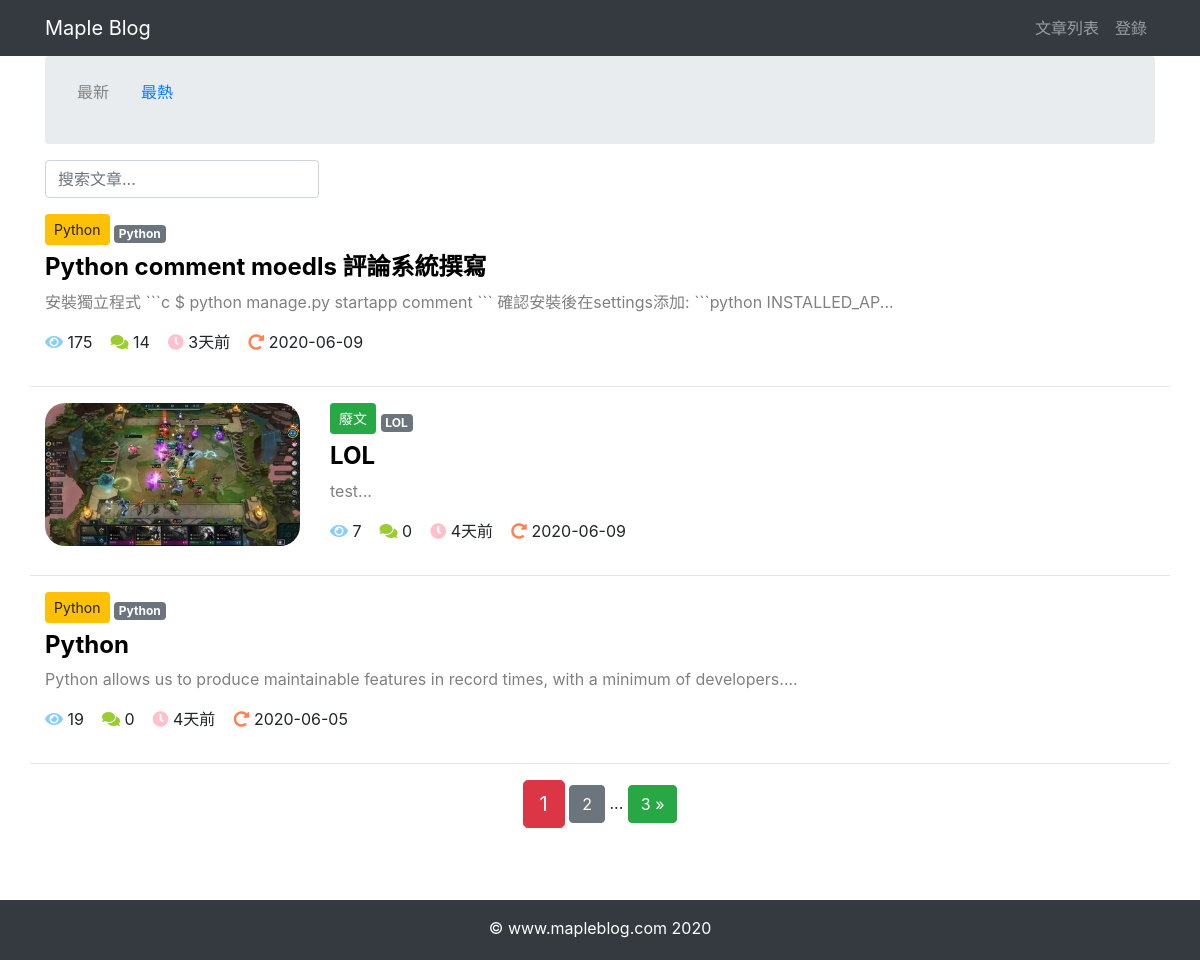
The page / on the database its author committed.
### article/models.py (models this page shows, shortened)
class ArticlePost(models.Model):
    author = models.ForeignKey(User, on_delete=models.CASCADE)
    title = models.CharField(max_length=100)
    body = models.TextField()
    created = models.DateTimeField(default=timezone.now)
    updated = models.DateTimeField(auto_now=True)
    total_views = models.PositiveIntegerField(default=0)
    column = models.ForeignKey(
        ArticleColumn,
        null=True,
        blank=True,
        on_delete=models.CASCADE,
        related_name='article'
    )
    tags = TaggableManager(blank=True)
    avatar = ProcessedImageField(
        upload_to='article/%Y%m%d',
        processors=[ResizeToFit(width=400)],
        blank=True,
        format='JPEG',
        options={'quality': 100},
    )
    likes = models.PositiveIntegerField(default=0)
    class Meta:
        ordering = ('-created',)

class ArticleColumn(models.Model):
    title = models.CharField(max_length=100, blank=True)
    created = models.DateTimeField(default=timezone.now)
    def __str__(self):
        return self.title

### article/views.py (the view)
# urls.py: path('', article_list, name='home'),
def article_list(request):
    search = request.GET.get('search')
    order = request.GET.get('order')
    column = request.GET.get('column')
    tag = request.GET.get('tag')
    article_list = ArticlePost.objects.all()
    if search:
        article_list = article_list.filter(
            Q(title__icontains=search) |
            Q(body__icontains=search)
        )
    else:
        search = ''
    if column is not None and column.isdigit():
        article_list = article_list.filter(column=column)
    if tag and tag != 'None':
        article_list = article_list.filter(tags__name__in=[tag])
    if order == 'total_views':
        article_list = article_list.order_by('-total_views')
    paginator = Paginator(article_list, 3) # 每頁顯示X篇文章
    page = request.GET.get('page') # 獲取url中的頁碼
    articles = paginator.get_page(page) # 將導航對象相應的頁碼內容返回給articles
    context = {
        'articles': articles,
        'order': order,
        'search': search,
        'column': column,
        'tag': tag,
    } # 傳遞給模板，每頁的文章、排序、搜索、欄目、標籤
    return render(request, 'article/list.html', context) # render函數:載入模板，返回context對象

### article/templatetags/my_filters_and_tags.py (called while the page is built)
@register.filter(name='timesince_zh')
def time_since_zh(value):
    now = timezone.now()
    diff = now - value
    if diff.days == 0 and diff.seconds >= 0 and diff.seconds < 60:
        return '剛剛'
    if diff.days == 0 and diff.seconds >= 60 and diff.seconds < 3600:
        return str(math.floor(diff.seconds / 60)) + "分鐘前"
    if diff.days == 0 and diff.seconds >= 3600 and diff.seconds < 86400:
        return str(math.floor(diff.seconds / 3600)) + "小時前"
    if diff.days >= 1 and diff.days < 30:
        return str(diff.days) + "天前"
    if diff.days >= 30 and diff.days < 365:
        return str(math.floor(diff.days / 30)) + "個月前"
    if diff.days >= 365:
        return str(math.floor(diff.days / 365)) + "年前"

### templates/article/list.html (shortened to what this page needs)
{% extends "base.html" %}
{% load static %}
{% load my_filters_and_tags %}
{% block content %}
<div class="container">
    <nav aria-label="breadcrumb">
        <ol class="breadcrumb">
            <li class="breadcrumb">
                {% if order != 'total_views' %}
                    <span style="color: gray"
                        class="">最新
                    </span>
                {% else %}
                    <a href="{% url 'article:article_list' %}?search={{ search }}&column={{ column }}&tag={{ tag }}"
                        class="">最新
                    </a>
                {% endif %}
            </li>
            <li class="breadcrumb">
                {% if order == 'total_views' %}
                    <span style="color: gray"
                        class="">最熱
                    </span>
                {% else %}
                    <a href="{% url 'article:article_list' %}?order=total_views&search={{ search }}&column={{ column }}&tag={{ tag }}"
                        class="">最熱
                    </a>
                {% endif %}
            </li>
        </ol>
    </nav>
    <div class="row">
        <div class="col-auto mr-auto">
            <form class="form-inline" >
                <input type="text"
                    class="form-control mb-2 mr-sm-2"
                    name="search"
                    placeholder="搜索文章..."
                    required
                >
            </form>
        </div>
    </div>
    <div class="row mt-2">
        {% for article in articles %}
            {% if article.avatar %}
                <div class="col-3">
                    <img src="{{ article.avatar.url }}"
                        alt="avatar"
                        style="border-radius: 20px"
                        class="img-fluid"
                    >
                </div>
            {% endif %}
            <div class="col">
                {% if article.column %}
                    <button type="button"
                        class="btn btn-sm mb-2
                            {% if article.column.title == 'Django' %}
                                btn-success
                            {% elif article.column.title == 'Java' %}
                                btn-danger
                            {% elif article.column.title == 'HTML' %}
                                btn-warning
                            {% elif article.column.title == 'Python' %}
                                btn-warning
                            {% elif article.column.title == '廢文' %}
                                btn-success
                            {% endif %}
                        "
                    >
                        {{ article.column }}
                    </button>
                {% endif %}
                <span>
                    {% for tag in article.tags.all %}
                        <a href="{% url 'article:article_list' %}?tag={{ tag }}"
                            class="badge badge-secondary"
                        >
                            {{ tag }}
                        </a>
                    {% endfor %}
                </span>
                <h4>
                    <b>
                        <a href="{% url 'article:article_detail' article.id %}"
                           style="color: black;"
                        >
                            {{ article.title }}
                        </a>
                    </b>
                </h4>
                <div>
                    <p style="color: gray;">
                        {{ article.body|slice:'100' }}...
                    </p>
                </div>
                <p>
                    <span>
                        <i class="fas fa-eye" style="color: lightskyblue;"></i>
                        {{ article.total_views }}&nbsp;&nbsp;&nbsp;
                    </span>
                    <span>
                        <i class="fas fa-comments" style="color: yellowgreen;"></i>
                        {{ article.comments.count }}&nbsp;&nbsp;&nbsp;
                    </span>
                    <span>
                        <i class="fas fa-clock" style="color: rgb(255, 192, 203);"></i>
                        {{ article.created|timesince_zh }}&nbsp;&nbsp;&nbsp;
                    </span>
                    <span>
                        <i class="fas fa-redo-alt" style="color: rgb(255, 128, 82);"></i>
                        {{ article.updated|date:'Y-m-d' }}
                    </span>
                </p>
            </div>
            <hr style="width: 100%;"/>
        {% endfor %}
    </div>
        <div class="pagination row">
            <div class="m-auto">
                <span class="step-links">
                <span class="current btn btn-danger btn-lg">
                    {{ articles.number }}
                </span>
                {% if articles.has_next %}
                <a href="?page={{ articles.next_page_number }}&order={{ order }}&search={{ search }}&column={{ column }}&tag={{ tag }}"
                    class="btn btn-secondary">{{ articles.next_page_number }}</a>
                <span>...</span>
                <a href="?page={{ articles.paginator.num_pages }}&order={{ order }}&search={{ search }}&column={{ column }}&tag={{ tag }}"
                    class="btn btn-success">{{ articles.paginator.num_pages }} &raquo;
                </a>
                {% endif %}
            </span>
        </div>
    </div>
</div>
{% endblock content %}

### templates/base.html (shortened to what this page needs)
<!DOCTYPE html>
{% load static %}
<html lang="zh-tw">
<head>
    <link rel="stylesheet" href="{% static 'bootstrap/css/bootstrap.min.css' %}">
    <link rel="stylesheet" href="{% static 'md_css/monokai.css' %}">
    <link rel="stylesheet"
      href="https://use.fontawesome.com/releases/v5.8.1/css/all.css"
    >
</head>
<body>
    {% include 'header.html' %}
    <div id="wrapper">
        {% block content %}{% endblock content %}
        <div id="push"></div>
    </div>
    {% include 'footer.html' %}
</body>
</html>

### templates/header.html (shortened to what this page needs)
{% load notifications_tags %}
{% notifications_unread as unread_count %}
<nav class="navbar navbar-expand-lg navbar-dark bg-dark">
    <div class="container">
      <a class="navbar-brand" href="{% url 'article:article_list' %}">Maple Blog</a>
      <div>
        <ul class="navbar-nav">
          <li class="nav-item">
            <a class="nav-link" href="{% url 'article:article_list' %}">文章列表</a>
          {% if user.is_authenticated %}
            <li class="nav-item dropdown">
              <a class="nav-link dropdown-toggle" href="#" id="navbarDropdown" role="button" data-toggle="dropdown" aria-haspopup="true" aria-expanded="false">
                {% if unread_count %}
                  <svg viewBox="0 0 8 8"
                      width="8px"
                      height="8px">
                    <circle cx="4"
                            cy="4"
                            r="4"
                            fill="#ff6b6b"
                            ></circle>
                  </svg>
                {% endif %}
                {{ user.username }}
              </a>
              <div class="dropdown-menu" aria-labelledby="navbarDropdown">
                <a class="dropdown-item" href="{% url "notice:list" %}">通知
                  {% if unread_count %}
                  <span class="badge badge-danger">{{ unread_count }}</span>
                  {% endif %}
                </a>
                <a class="dropdown-item" href="{% url 'article:article_create' %}">發表文章</a>
                <a class="dropdown-item" href='{% url "userprofile:edit" user.id %}'>個人訊息</a>
                <a class="dropdown-item" href="#" onclick="user_delete()">刪除帳號</a>
                <a class="dropdown-item" href='{% url "userprofile:logout" %}'>登出</a>
              </div>
            </li>
          {% else %}
            <li class="nav-item">
              <a class="nav-link" href="{% url 'account_login' %}">登錄</a>
            </li>
          {% endif %}
          </li>
        </ul>
      </div>
    </div>
</nav>

### templates/footer.html
{% load static %}
<div>
    <br><br><br>
</div>
<footer class="py-3 bg-dark" id="footer">
    <div class="container">
        <p class="m-0 text-center text-white">&copy; www.mapleblog.com 2020</p>
    </div>
</footer>

### templates/base.html (style rules this page uses)
html, body { height: 100%; margin: 0; }
#wrapper { min-height: 100%; margin-bottom: -60px; }
#footer, #push { height: 60px; }

### rows shown on the page
ArticlePost: column "Python", title "Python comment moedls 評論系統撰寫", body "安裝獨立程式 ```c $ python manage.py startapp comment ``` 確認安裝後在settings添加: ```python INSTALLED_AP", total_views "175", comments.count "14", created "3天前", updated "2020-06-09"
Tag: name "Python"
ArticlePost: avatar (picture), column "廢文", title "LOL", body "test", total_views "7", comments.count "0", created "4天前", updated "2020-06-09"
Tag: name "LOL"
ArticlePost: column "Python", title "Python", body "Python allows us to produce maintainable features in record times, with a minimum of developers.", total_views "19", comments.count "0", created "4天前", updated "2020-06-05"

### other values the page prints
{{ articles.number }} "1"
{{ articles.next_page_number }} "2"
{{ articles.paginator.num_pages }} "3"
